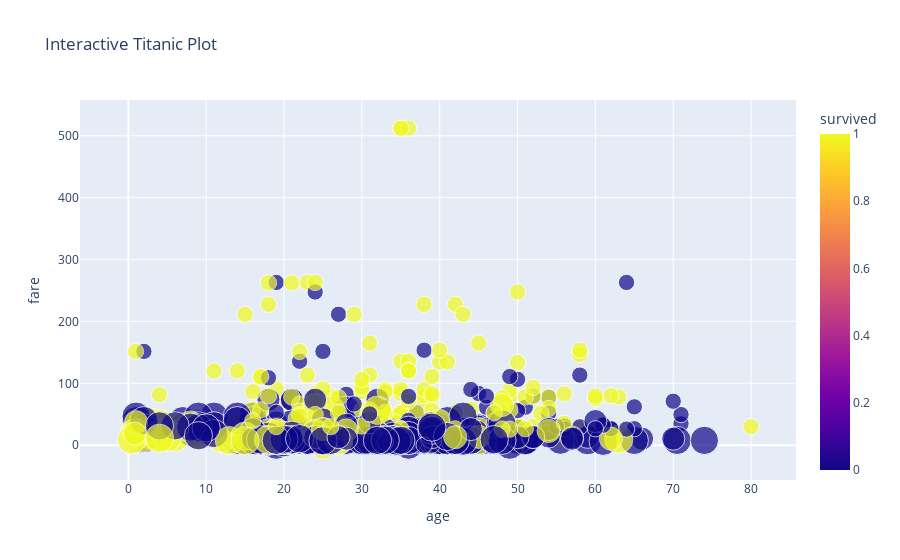

Here is the notebook cell this chart was saved with:
### Markdown cell above
Plotly Interactive Visual - hovering mouse gets/shows the intuitive data

### Code cell
import plotly.express as ex
fig = ex.scatter(df, x='age', y='fare', color='survived', size='pclass' ,
 hover_data=['sex', 'embarked', 'alone'], title='Interactive Titanic Plot')

fig.show()

### Figure 1 — Plotly figure (JSON) as saved in the notebook; plotly's stock layout.template omitted (floating-point values rounded to 4 significant figures; data arrays with more than 128 entries replaced by an {"elided": "..."} marker saying what was removed)
{"data": [{"customdata": {"elided": "891x3 mixed values"}, "hovertemplate": "age=%{x}<br>fare=%{y}<br>pclass=%{marker.size}<br>sex=%{customdata[0]}<br>embarked=%{customdata[1]}<br>alone=%{customdata[2]}<br>survived=%{marker.color}<extra></extra>", "legendgroup": "", "marker": {"color": {"elided": "891 int values"}, "coloraxis": "coloraxis", "size": {"elided": "891 int values"}, "sizemode": "area", "sizeref": 0.0075, "symbol": "circle"}, "mode": "markers", "name": "", "orientation": "v", "showlegend": false, "type": "scatter", "x": {"elided": "891 float values"}, "xaxis": "x", "y": {"elided": "891 float values"}, "yaxis": "y"}], "layout": {"coloraxis": {"colorbar": {"title": {"text": "survived"}}, "colorscale": [[0, "#0d0887"], [0.1111, "#46039f"], [0.2222, "#7201a8"], [0.3333, "#9c179e"], [0.4444, "#bd3786"], [0.5556, "#d8576b"], [0.6667, "#ed7953"], [0.7778, "#fb9f3a"], [0.8889, "#fdca26"], [1, "#f0f921"]]}, "legend": {"itemsizing": "constant", "tracegroupgap": 0}, "title": {"text": "Interactive Titanic Plot"}, "xaxis": {"anchor": "y", "domain": [0, 1], "title": {"text": "age"}}, "yaxis": {"anchor": "x", "domain": [0, 1], "title": {"text": "fare"}}}}
